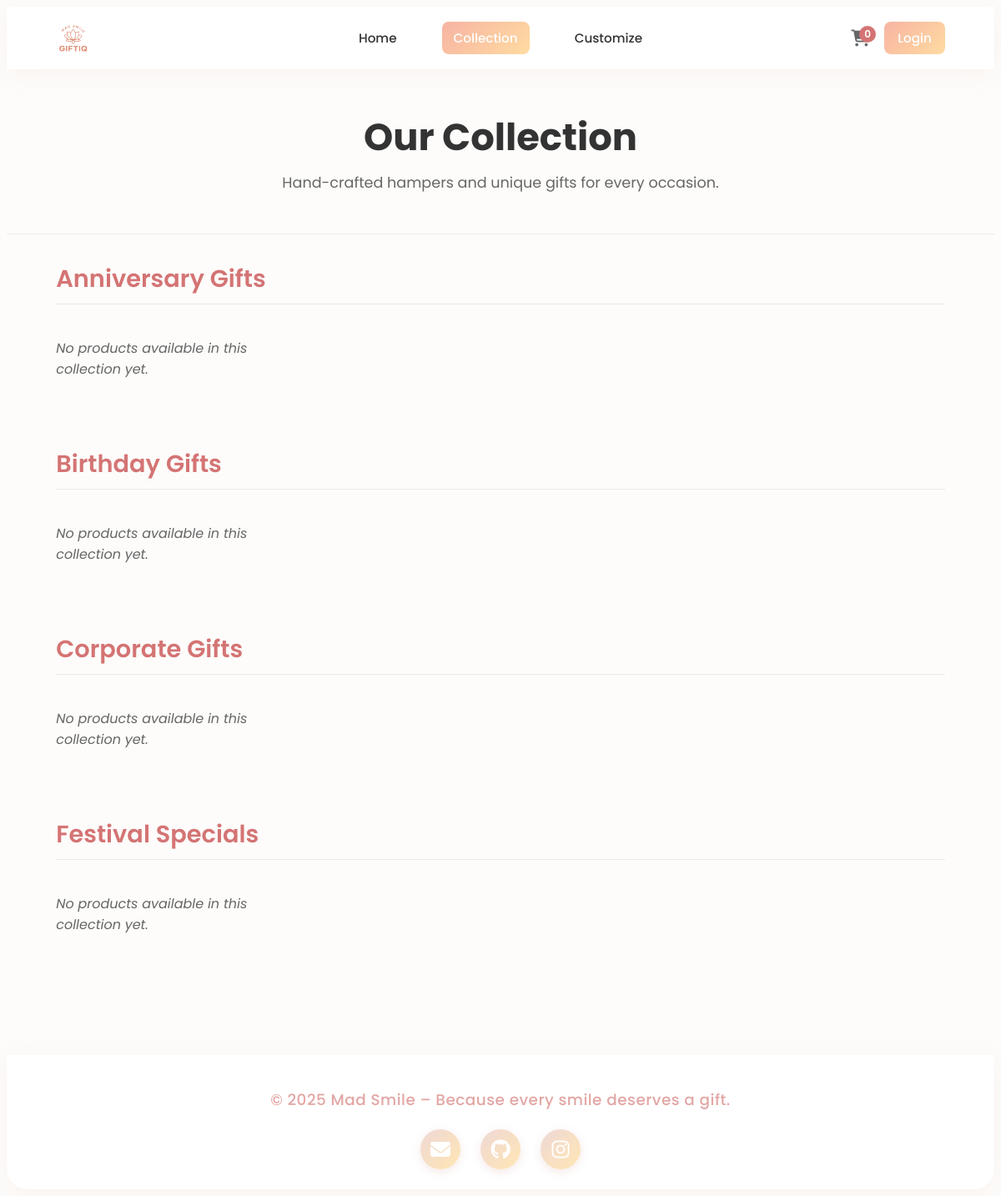
The app's page /customer/collection.php with its own data.
### tables this page shows
CREATE TABLE `collections` (
  `id` int(11) NOT NULL,
  `name` varchar(100) NOT NULL
);

### customer/collection.php (the view, shortened to what this page needs)
<?php
include '../config.php';
$collections = $conn->query("SELECT * FROM collections ORDER BY name ASC");
include "header.php";
?>
<link rel="stylesheet" href="assets/collection.css" />
<link rel="stylesheet" href="https://cdnjs.cloudflare.com/ajax/libs/font-awesome/6.5.0/css/all.min.css" />
<main class="collection-main">
  <section class="collection-header">
    <h1>Our Collection</h1>
    <p>Hand-crafted hampers and unique gifts for every occasion.</p>
  </section>
  <?php if ($collections->num_rows > 0): ?>
    <?php while ($col = $collections->fetch_assoc()): ?>
      <section class="category-section">
        <h2><?= htmlspecialchars($col['name']); ?></h2>
        <div class="category-grid">
          <?php
          $products = $conn->query("SELECT * FROM products WHERE collection_id=".(int)$col['id']);
          if ($products->num_rows > 0):
            while ($row = $products->fetch_assoc()):
              $img = !empty($row['image']) && file_exists("../uploads/".$row['image'])
                  ? "../uploads/".$row['image']
                  : "assets/no-image.png";
          ?>
              <div class="card" data-scroll>
                <div class="card-image-container">
                  <img src="<?= $img; ?>" alt="<?= htmlspecialchars($row['name']); ?>">
                </div>
                <div class="card-content">
                  <h3><?= htmlspecialchars($row['name']); ?></h3>
                  <div class="details"><?= htmlspecialchars($row['description']); ?></div>
                  <p class="price">₹<?= number_format($row['price']); ?></p>
                  <form method="post" action="cart.php">
                    <input type="hidden" name="product_id" value="<?= $row['id']; ?>">
                    <input type="hidden" name="quantity" value="1">
                    <button type="submit" name="add_to_cart" class="btn-primary">
                      <i class="fas fa-cart-shopping"></i> Buy Now
                    </button>
                  </form>
                </div>
              </div>
          <?php
            endwhile;
          else:
            echo "<p class='no-products'>No products available in this collection yet.</p>";
          endif;
          ?>
        </div>
      </section>
    <?php endwhile; ?>
  <?php else: ?>
      <p class='no-products'>No collections have been added yet.</p>
  <?php endif; ?>
</main>
<?php include 'footer.php'; ?>

### customer/assets/collection.css (style rules this page uses)
.collection-header { padding: 3rem 1.5rem; text-align: center; background-color: var(--bg-page); border-bottom: 1px solid var(--border-color); margin-bottom: 2rem; }
.collection-header h1 { font-size: 2.5rem; font-weight: 700; color: var(--text-dark); margin: 0; }
.collection-header p { font-size: 1.1rem; color: var(--text-light); margin: 0.5rem 0 0; max-width: 600px; margin-left: auto; margin-right: auto; }
.category-section { width: 90%; max-width: 1200px; margin: 2rem auto 4rem auto; }
.category-section h2 { font-size: 1.8rem; font-weight: 600; color: var(--accent-text); margin-bottom: 1.5rem; padding-bottom: 0.5rem; border-bottom: 1px solid var(--border-color); }
.no-products { color: var(--text-light); font-style: italic; }
.category-grid { display: grid; grid-template-columns: 1fr; gap: 2rem; }
@media (min-width: 600px) { .collection-header h1 { font-size: 2.8rem; } }
@media (min-width: 600px) { .category-grid { grid-template-columns: repeat(2, 1fr); } }
@media (min-width: 900px) { .category-grid { grid-template-columns: repeat(3, 1fr); } }
@media (min-width: 1200px) { .category-grid { grid-template-columns: repeat(4, 1fr); } }

### customer/footer.php (style rules this page uses)
main { flex: 1; padding-bottom: 4rem; }

### records on screen
collections: name "Anniversary Gifts"
collections: name "Birthday Gifts"
collections: name "Corporate Gifts"
collections: name "Festival Specials"

### other values on screen
$cart_count "0"
